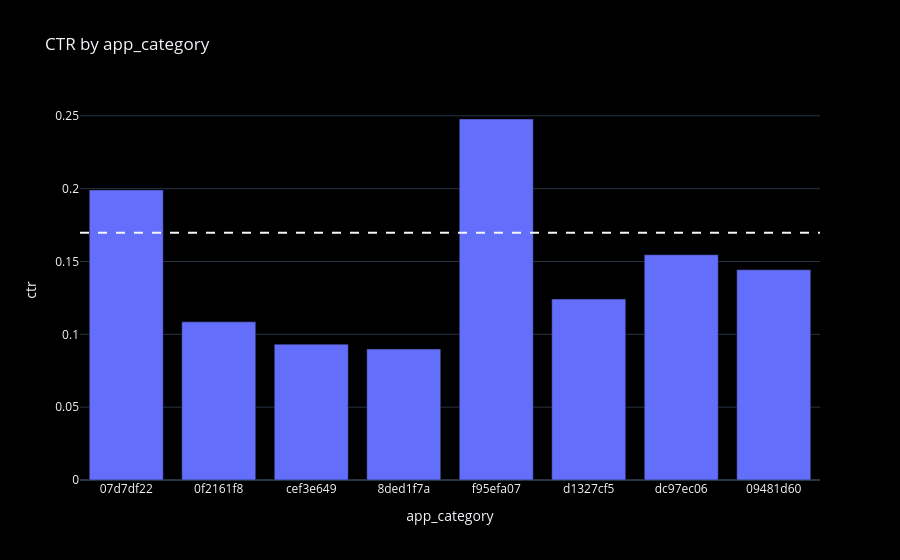

Notebook code cell kept with this figure:
### Markdown cell above
### Ads on websites get clicked more (20%) than ads inside apps (12%).

### Code cell
ctr('app_category' , top=8)

### Figure 1 — Plotly figure (JSON) as saved in the notebook; plotly's stock layout.template omitted (floating-point values rounded to 4 significant figures)
{"data": [{"customdata": [[653658], [239773], [43248], [36786], [28309], [3003], [1371], [1337]], "hovertemplate": "app_category=%{x}<br>ctr=%{y}<br>impressions=%{customdata[0]}<extra></extra>", "legendgroup": "", "marker": {"color": "#636efa", "pattern": {"shape": ""}}, "name": "", "orientation": "v", "showlegend": false, "textposition": "auto", "type": "bar", "x": ["07d7df22", "0f2161f8", "cef3e649", "8ded1f7a", "f95efa07", "d1327cf5", "dc97ec06", "09481d60"], "xaxis": "x", "y": [0.1991, 0.1086, 0.09323, 0.0899, 0.2478, 0.1242, 0.1546, 0.1444], "yaxis": "y"}], "layout": {"barmode": "relative", "legend": {"tracegroupgap": 0}, "shapes": [{"line": {"dash": "dash"}, "type": "line", "x0": 0, "x1": 1, "xref": "x domain", "y0": 0.1698, "y1": 0.1698, "yref": "y"}], "title": {"text": "CTR by app_category"}, "xaxis": {"anchor": "y", "domain": [0.0, 1.0], "title": {"text": "app_category"}, "type": "category"}, "yaxis": {"anchor": "x", "domain": [0.0, 1.0], "title": {"text": "ctr"}}}}
